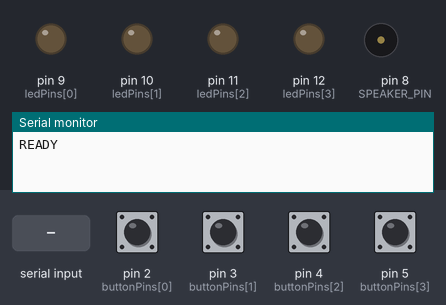
Bench run of a sketch on a simulated Arduino Uno, built with avr-gcc and run on an emulated ATmega328P. Parts: output pins drawn as LEDs (lit = HIGH), buzzer (waves = sounding), the last lines printed to the serial monitor. Inputs (shaded band) come from the test bench; at power-on: pin 2 (buttonPins[0]), pin 3 (buttonPins[1]), pin 4 (buttonPins[2]), pin 5 (buttonPins[3]) HIGH. Random numbers use the default seed unless the sketch sets one.

Above: at 1.2 s.
1.3 s: "START\n" received over Serial
At 1.5 s:
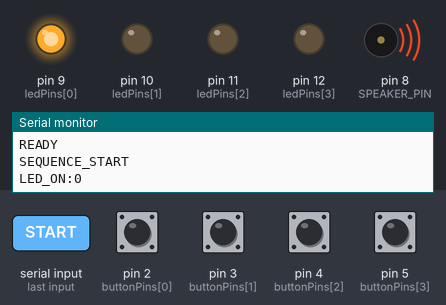
3.2 s: pin 2 (buttonPins[0]) pulled LOW for 0.15 s
At 3.77 s:
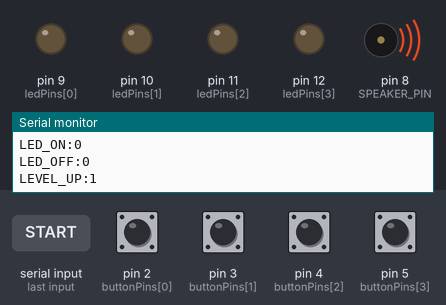
6.3 s: pin 3 (buttonPins[1]) pulled LOW for 0.15 s
At 6.55 s:
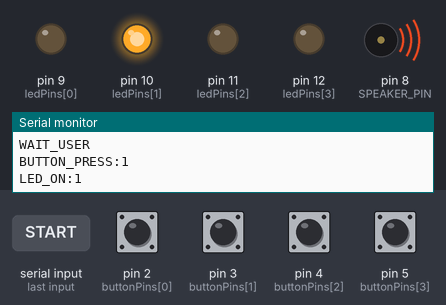
8.1 s: "START\n" received over Serial
At 8.3 s:
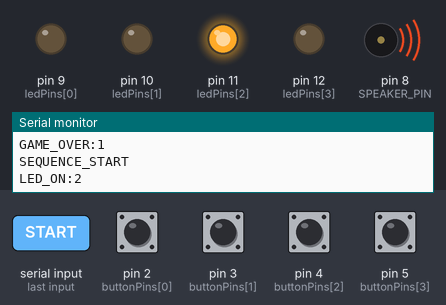
10.0 s: pin 2 (buttonPins[0]) pulled LOW for 1 s
At 12.5 s:
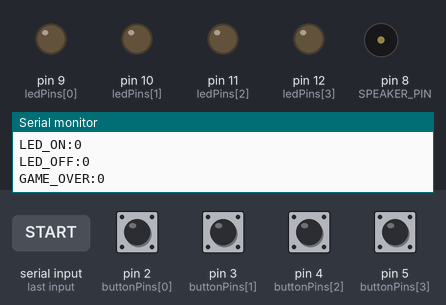
Timing chart, 0 to 14.0 s (numbered marks = the images above; inputs shaded):
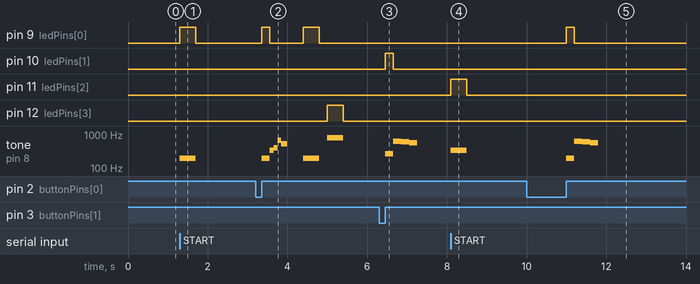

The sketch:

pengudice1.ino
```cpp
// --- Notas musicales ---
#define NOTE_C4  262
#define NOTE_D4  294
#define NOTE_E4  330
#define NOTE_F4  349
#define NOTE_G4  392
#define NOTE_A4  440
#define NOTE_B4  494
#define NOTE_C5  523
#define NOTE_E5  659
#define NOTE_G5  784
#define NOTE_DS5 622
#define NOTE_D5  587
#define NOTE_CS5 554
#define NOTE_G3  196

// --- Pines ---
const uint8_t ledPins[] = {9, 10, 11, 12};
const uint8_t buttonPins[] = {2, 3, 4, 5};
#define SPEAKER_PIN 8

// --- Configuración de juego ---
#define MAX_GAME_LENGTH 100
const int gameTones[] = {NOTE_G3, NOTE_C4, NOTE_E4, NOTE_G5};

uint8_t gameSequence[MAX_GAME_LENGTH];
uint8_t gameIndex = 0;   // Longitud actual de la secuencia
uint8_t userStep = 0;    // Paso actual del jugador

// --- Estados ---
enum GameState { WAIT_START, PLAY_SEQUENCE, WAIT_USER, GAME_OVER };
GameState state = WAIT_START;

// --- Temporizadores ---
unsigned long lastMillis = 0;
int seqPos = 0;

// --- Setup ---
void setup() {
  Serial.begin(115200);
  for (byte i = 0; i < 4; i++) {
    pinMode(ledPins[i], OUTPUT);
    pinMode(buttonPins[i], INPUT_PULLUP);
  }
  pinMode(SPEAKER_PIN, OUTPUT);

  randomSeed(analogRead(A3));

  Serial.println("READY");  // Señal para Flask
}

// --- Funciones auxiliares ---
void lightLedAndPlayTone(byte i, int duration) {
  Serial.println("LED_ON:" + String(i));  // Informar LED encendido
  digitalWrite(ledPins[i], HIGH);
  tone(SPEAKER_PIN, gameTones[i]);
  delay(duration);
  digitalWrite(ledPins[i], LOW);
  noTone(SPEAKER_PIN);
  Serial.println("LED_OFF:" + String(i)); // Informar LED apagado
}

byte readButtonNonBlocking() {
  for (byte i = 0; i < 4; i++) {
    if (digitalRead(buttonPins[i]) == LOW) {
      delay(50); // debounce
      while (digitalRead(buttonPins[i]) == LOW) delay(10);
      Serial.println("BUTTON_PRESS:" + String(i));  // Informar botón presionado
      return i;
    }
  }
  return 255;
}

void playLevelUpSound() {
  tone(SPEAKER_PIN, NOTE_E4); delay(100);
  tone(SPEAKER_PIN, NOTE_G4); delay(100);
  tone(SPEAKER_PIN, NOTE_E5); delay(100);
  tone(SPEAKER_PIN, NOTE_C5); delay(150);
  noTone(SPEAKER_PIN);
}

void playGameOverSound() {
  tone(SPEAKER_PIN, NOTE_DS5); delay(200);
  tone(SPEAKER_PIN, NOTE_D5); delay(200);
  tone(SPEAKER_PIN, NOTE_CS5); delay(200);
  noTone(SPEAKER_PIN);
}

void resetGame() {
  gameIndex = 0;
  userStep = 0;
  seqPos = 0;
  state = WAIT_START;
}

// --- Lógica de juego ---
void addNextToSequence() {
  if (gameIndex < MAX_GAME_LENGTH) {
    gameSequence[gameIndex] = random(0, 4);
    gameIndex++;
  }
}

void playSequence() {
  for (int i = 0; i < gameIndex; i++) {
    lightLedAndPlayTone(gameSequence[i], 400);
    delay(200);
  }
  seqPos = 0;
  userStep = 0;
  state = WAIT_USER;
  Serial.println("WAIT_USER");
}

void handleUserInput() {
  byte pressed = readButtonNonBlocking();
  if (pressed != 255) {
    lightLedAndPlayTone(pressed, 200);

    if (pressed == gameSequence[userStep]) {
      userStep++;
      if (userStep == gameIndex) {
        Serial.println("LEVEL_UP:" + String(gameIndex));
        playLevelUpSound();
        delay(400);
        addNextToSequence();
        state = PLAY_SEQUENCE;
      }
    } else {
      Serial.println("GAME_OVER:" + String(gameIndex - 1));
      playGameOverSound();
      resetGame();
    }
  }
}

// --- Loop principal ---
void loop() {
  // Comando desde Flask
  if (Serial.available() > 0) {
    String cmd = Serial.readStringUntil('\n');
    cmd.trim();
    if (cmd == "START" && state == WAIT_START) {
      addNextToSequence();
      seqPos = 0;
      lastMillis = millis();
      state = PLAY_SEQUENCE;
      Serial.println("SEQUENCE_START");
    }
  }

  // Lógica de estados
  if (state == PLAY_SEQUENCE) {
    playSequence();
  }
  else if (state == WAIT_USER) {
    handleUserInput();
  }
  // En WAIT_START o GAME_OVER no hace nada
}
```

Measured:
- after the input at 1.3 s, pin 9 (ledPins[0]): LOW → HIGH at once, → LOW 0.40 s later; tone on pin 8 (SPEAKER_PIN): silent → 196 Hz at once, → silent 0.40 s later
- after the input at 3.2 s, pin 9 (ledPins[0]): LOW → HIGH after 0.15 s, → LOW 0.20 s later, → HIGH 0.85 s later, → LOW 0.40 s later; pin 12 (ledPins[3]): LOW → HIGH after 1.8 s, → LOW 0.40 s later
- after the input at 6.3 s, pin 10 (ledPins[1]): LOW → HIGH after 0.15 s, → LOW 0.20 s later; tone on pin 8 (SPEAKER_PIN): plays 262 Hz for 0.20 s, 622 Hz for 0.20 s, 587 Hz for 0.20 s, 554 Hz for 0.20 s, starting after 0.15 s
- after the input at 8.1 s, pin 11 (ledPins[2]): LOW → HIGH at once, → LOW 0.40 s later; tone on pin 8 (SPEAKER_PIN): silent → 330 Hz at once, → silent 0.40 s later
- after the input at 10.0 s, pin 9 (ledPins[0]): LOW → HIGH after 1.0 s, → LOW 0.20 s later; tone on pin 8 (SPEAKER_PIN): plays 196 Hz for 0.20 s, 622 Hz for 0.20 s, 587 Hz for 0.20 s, 554 Hz for 0.20 s, starting after 1.0 s
